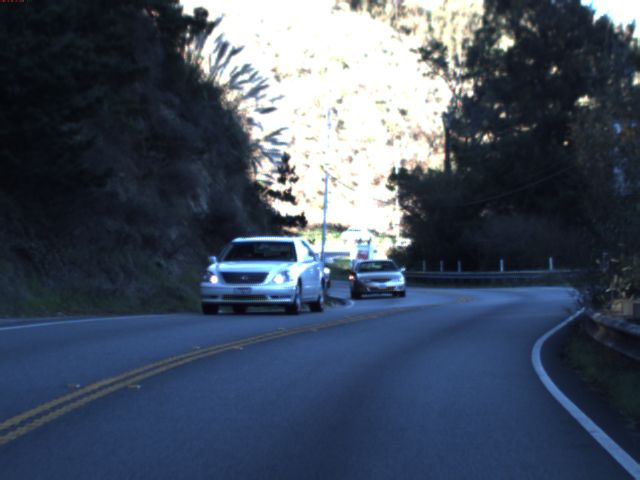
#> input picture laneData/img1076.jpg, 640 x 480 px, given in place of img1.jpg, which was not available
$ python runGradientEnhancing.py   (Python 2 division)
#> lines starting #> are read from the running program, lines starting #| are printed output that depends on the picture; pictures that were not available may be replaced by others from this repository, and a replacement may not be noted
# import libraries
import matplotlib.pyplot as plt
import cv2
import os, glob
import numpy as np
from sklearn.discriminant_analysis import LinearDiscriminantAnalysis
from scipy import stats
import sys
import math

# this function creates the training data for class c for frame t.
# k = number of previous frames (default set arbitrarily to 10)
# list_of_RGB_Images = input images
# imagesMasks = correspond to either yellow lane vs. road or white lane vs. road
# [80 lines left out: functions createTrainingData, applyLDA, convertToGray, not called in this run]

# this function reads in the initial images and their respective masks
def readInitImages(crop_pct=.4):
#> called with crop_pct = 0.4
    rgbImages = []
    masks_w = []
    masks_y = []
    imgNum = np.arange(1,6)
    for count in imgNum:
        currImg = cv2.imread('laneData/img'+str(count)+'.jpg')
#> currImg is the input picture: shape (480, 640, 3); mean B, G, R 96.9, 79.8, 68.7
        whiteMask = cv2.imread('laneData/img'+str(count)+'_lane_w.jpg')
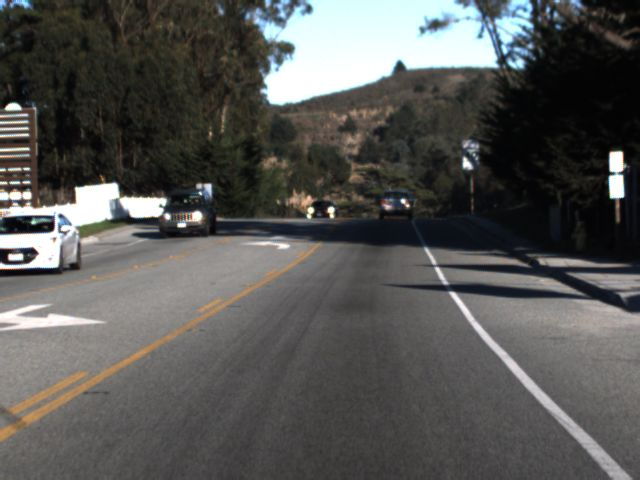
#> input picture laneData/img111.jpg, 640 x 480 px, given in place of img1_lane_w.jpg, which was not available
#> whiteMask is the input picture: shape (480, 640, 3); mean B, G, R 83.9, 86.2, 86.2
        yellowMask = cv2.imread('laneData/img'+str(count)+'_lane_y.jpg')

        # crop y axis
        currImg = currImg[int(480*crop_pct):np.shape(currImg)[0],:]
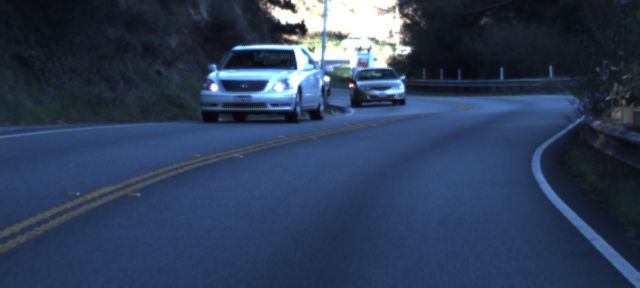
#> currImg: shape (288, 640, 3); mean B, G, R 89.2, 62.6, 46.5
        whiteMask = whiteMask[int(480*crop_pct):np.shape(whiteMask)[0],:]
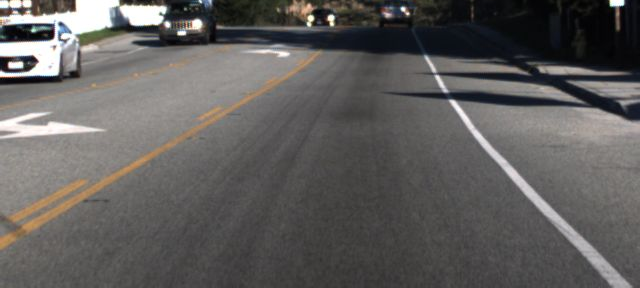
#> whiteMask: shape (288, 640, 3); mean B, G, R 92.8, 94.4, 96.5
        yellowMask = yellowMask[int(480*crop_pct):np.shape(yellowMask)[0],:]

        # add to list to return
        rgbImages.append(currImg)
        masks_w.append(whiteMask)
        masks_y.append(yellowMask)

    return rgbImages, masks_w, masks_y

# [182 lines left out: functions cov, gaussian_intersection_solve, get_slope, filter_lines, keep_part_of_image, draw_lines and 4 more, not called in this run]

# read in initial 5 images with respective masks
crop_pct = .4
#> (the run stopped early here; a loop or call above may not have finished)
